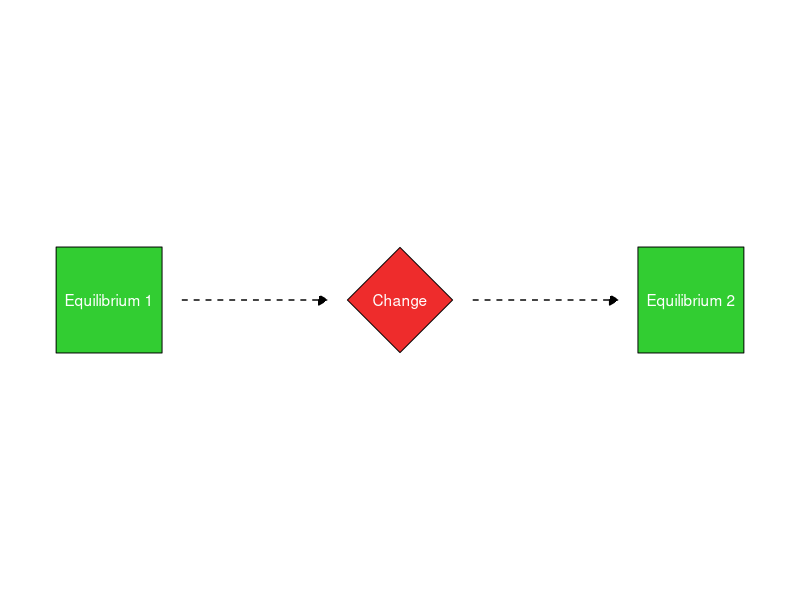
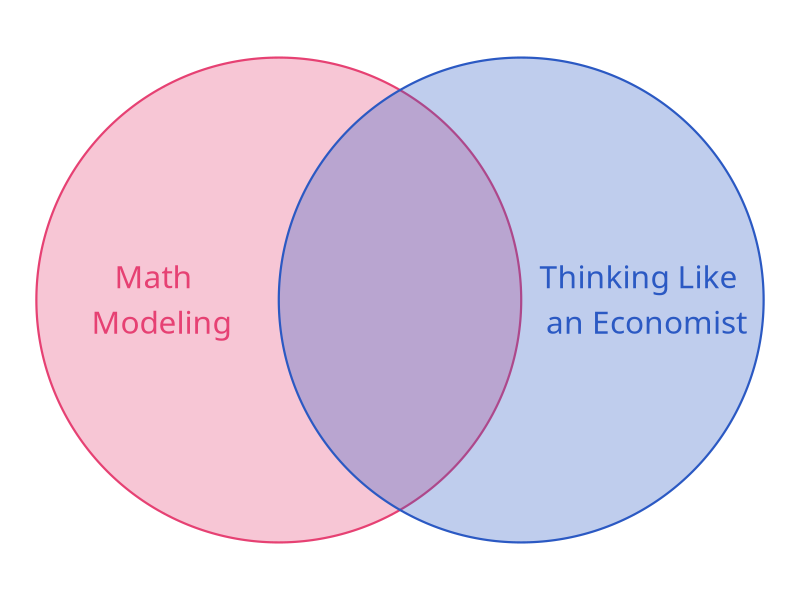

Write the R code that produced these figures, in order. (Note: this script raises an error after producing the figures.)
## ---- chunk 1
options(htmltools.dir.version = FALSE)
knitr::opts_chunk$set(echo=F,
                      message=F,
                      warning=F,
                      fig.retina=3,
                      fig.align = "center")
library("tidyverse")

theme_slides <- theme_light() + 
  theme(
    text = element_text(family = "Fira Sans", size = 24)
  )
## ---- chunk 2
library("ggrepel")

plot_eqs <- tibble(x = c(1, 3),
                 y = c(1, 1),
                 lab = c("Equilibrium 1", "Equilibrium 2"))

plot_shock <- tibble(x = c(2),
                 y = c(1),
                 lab = c("Change"))

ggplot(plot_eqs, aes(x = x,
                   y = y))+
  geom_point(data = plot_eqs, shape = 22, size = 40, fill = "limegreen")+ # shape for equilibria
  geom_point(data = plot_shock, shape = 23, size = 28, fill = "firebrick2")+ # shape for shock
  geom_text(data = plot_eqs, mapping = aes(label = lab), color = "white")+ # text for equilibria
  geom_text(data = plot_shock, mapping = aes(label = lab), color = "white")+ # text for shock
  scale_x_continuous(expand = c(0.125,0.125))+
  scale_y_continuous(breaks=c(0.99, 1.01), limits = c(0.99, 1.01), expand = c(0,0))+
  annotate("segment", x = 1.25, xend = 1.75, y = 1, yend = 1, colour = "#000000", size=0.5, linetype = 2, alpha=1, arrow=arrow(length=unit(0.25,"cm"), ends="last", type="closed"))+
  annotate("segment", x = 2.25, xend = 2.75, y = 1, yend = 1, colour = "#000000", size=0.5, linetype = 2, alpha=1, arrow=arrow(length=unit(0.25,"cm"), ends="last", type="closed"))+
  theme_void()
## ---- chunk 3
red_pink <- "#e64173"
blue <- "#2b59c3"

venn_colors <- c(red_pink, blue)
venn_lines <- rep("solid", 10)
# Locations of circles
venn_df <- tibble(
  x  = c( 0.0,   2.0),
  y  = c( 0.0,   0.0),
  r  = c( 2.0,   2.0),
  l  = c( "Math \n Modeling", "Thinking Like \n an Economist"),
  xl = c( -1.0,    3.0),
  yl = c( 0.0,   0.0))
# Venn
ggplot(data = venn_df, aes(x0 = x, y0 = y, r = r, fill = l, color = l)) +
ggforce::geom_circle(aes(linetype = l), alpha = 0.3, size = 0.75) +
theme_void() +
theme(legend.position = "none") +
scale_fill_manual(values = venn_colors) +
scale_color_manual(values = venn_colors) +
scale_linetype_manual(values = venn_lines) +
  geom_text(aes(x = xl, y = yl, label = l), size = 8, family = "Fira Sans Condensed") +
coord_equal()
## ---- chunk 4
assignments <- tribble(
  ~"",  ~Assignment, ~Percent,
  1     , "Opinion-Editorial", "20%",
  "n"  , "Homeworks (Average)", "20%",
  3      , "Exams", "20% each",
)

knitr::kable(assignments, "html")
